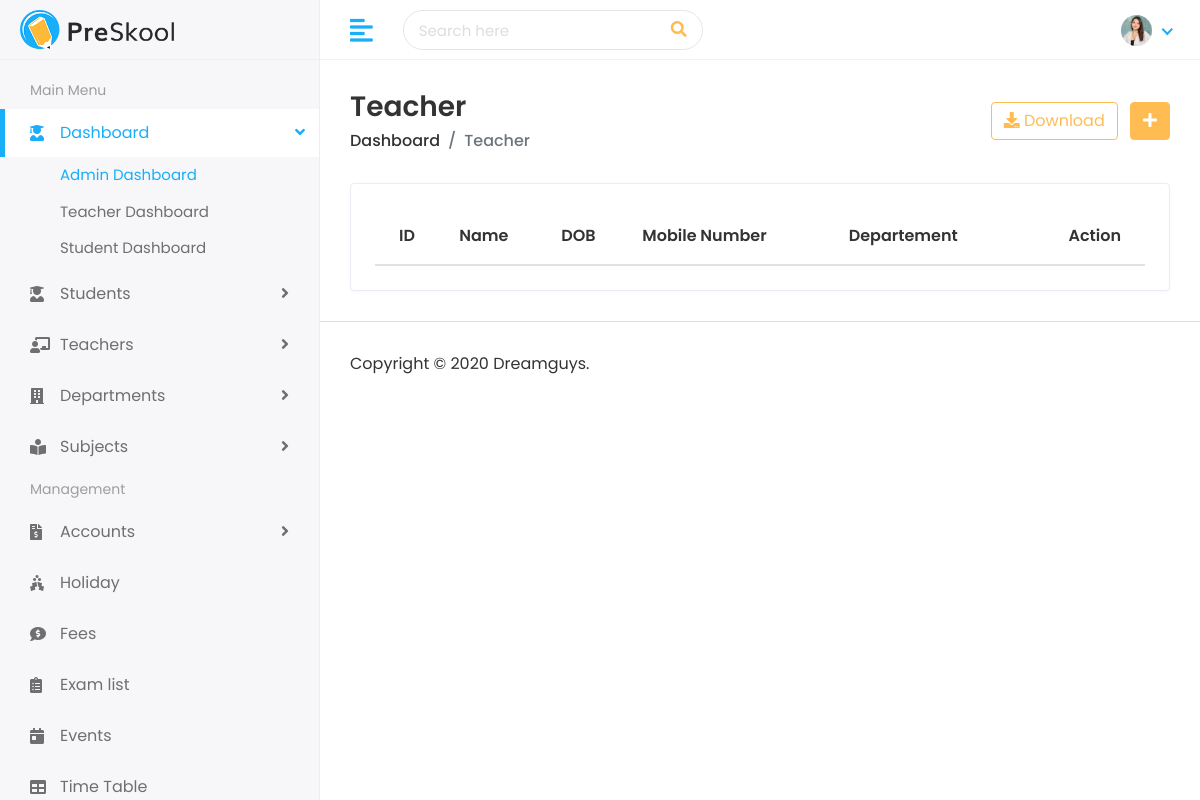
The app's page /teacher/teachers/, older data.
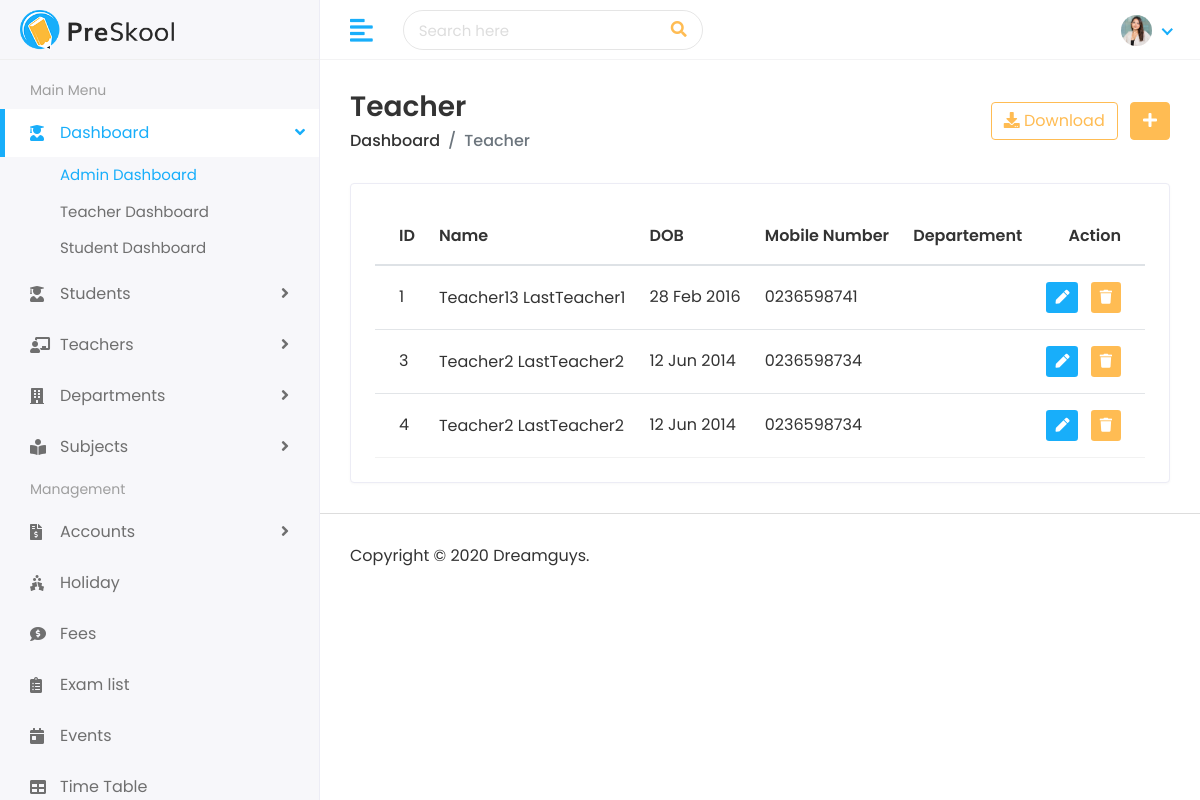
The same page, newer data.
### teacher/models.py (models this page shows, shortened)
class Teacher(models.Model):
    first_name = models.CharField(max_length=100)
    last_name = models.CharField(max_length=100)
    gender = models.CharField(max_length=10, choices=[('Male','Male'), ('Female','Female')])
    date_of_birth = models.DateField()
    joining_date = models.DateField()
    mobile_number = models.CharField(max_length=15)
    teacher_image = models.ImageField(upload_to='teachers/', blank=True)
    departement = models.ForeignKey(
        Departement,
        on_delete=models.SET_NULL,
        null=True,
        blank=True,
        related_name='teachers'
    )

### teacher/views.py (the view)
# urls.py: path('teachers/', views.teacher_list, name="teacher_list"),
def teacher_list(request):
    teacher_list = Teacher.objects.all()
    context = {'teacher_list' : teacher_list}
    return render(request, 'teachers/teachers.html', context)

### templates/teachers/teachers.html (shortened to what this page needs)
{% extends 'Home/base.html' %}
{% load static %}
{% block body %}
         <div class="page-wrapper">
            <div class="content container-fluid">
               <div class="page-header">
                  <div class="row align-items-center">
                     <div class="col">
                        <h3 class="page-title">Teacher</h3>
                        <ul class="breadcrumb">
                           <li class="breadcrumb-item"><a href="">Dashboard</a></li>
                           <li class="breadcrumb-item active">Teacher</li>
                        </ul>
                     </div>
                     <div class="col-auto text-right float-right ml-auto">
                        <a href="#" class="btn btn-outline-primary mr-2"><i class="fas fa-download"></i> Download</a>
                        <a href="{% url 'add_teacher' %}" class="btn btn-primary"><i class="fas fa-plus"></i></a>
                     </div>
                  </div>
               </div>
               <div class="row">
                  <div class="col-sm-12">
                     <div class="card card-table">
                        <div class="card-body">
                           <div class="table-responsive">
                              <table class="table table-hover table-center mb-0 datatable">
                                 <thead>
                                    <tr>
                                       <th>ID</th>
                                       <th>Name</th>
                                       <th>DOB</th>
                                       <th>Mobile Number</th>
                                       <th>Departement</th>
                                       <th class="text-right">Action</th>
                                    </tr>
                                 </thead>
                                 <tbody>
                                    {% for teacher in teacher_list %}
                                    <tr>
                                       <td>{{ teacher.id}}</td>
                                       <td>
                                          <h2 class="table-avatar">
                                             <a href="{% url 'view_teacher' teacher.id %}">{{ teacher.first_name }} {{ teacher.last_name}}</a>
                                          </h2>
                                       </td>
                                       <td>{{ teacher.date_of_birth|date:"d M Y" }}</td>
                                       <td>{{ teacher.mobile_number }}</td>
                                       <td>{{ teacher.departement.name }}</td>
                                       <td class="text-right">
                                          <div class="actions">
                                             <a href="{% url 'edit_teacher' teacher.id %}" class="btn btn-sm bg-success-light mr-2">
                                                 <i class="fas fa-pen"></i>
                                             </a>
                                             <form action="{% url 'delete_teacher' teacher.id %}" method="POST" style="display:inline;">
                                                 <button type="submit" class="btn btn-sm bg-danger-light" onclick="return confirm('Are you sure you want to delete this teacher?');">
                                                     <i class="fas fa-trash"></i>
                                                 </button>
                                             </form>
                                         </div>
                                       </td>
                                    </tr>
                                    {% endfor %}
                                 </tbody>
                              </table>
                           </div>
                        </div>
                     </div>
                  </div>
               </div>
            </div>
            <footer>
               <p>Copyright © 2020 Dreamguys.</p>
            </footer>
         </div>
      </div>
   </body>
</html>
{% endblock %}

### templates/Home/base.html (shortened to what this page needs)
{% load static %}
<!DOCTYPE html>
<html lang="en">
   <head>
      <link rel="stylesheet" href="{%static 'assets/plugins/bootstrap/css/bootstrap.min.css' %}">
      <link rel="stylesheet" href="{%static 'assets/plugins/fontawesome/css/fontawesome.min.css' %}">
      <link rel="stylesheet" href="{%static 'assets/plugins/fontawesome/css/all.min.css' %}">
      <link rel="stylesheet" href="{%static 'assets/css/style.css' %}">
   </head>
   <body>
      <div class="main-wrapper">
         <div class="header">
            <div class="header-left">
               <a href="index.html" class="logo">
               <img src="{%static 'assets/img/logo.png' %}" alt="Logo">
               </a>
            </div>
            <a href="javascript:void(0);" id="toggle_btn">
            <i class="fas fa-align-left"></i>
            </a>
            <div class="top-nav-search">
               <form>
                  <input type="text" class="form-control" placeholder="Search here">
                  <button class="btn" type="submit"><i class="fas fa-search"></i></button>
               </form>
            </div>
            <ul class="nav user-menu">
               <li class="nav-item dropdown noti-dropdown">
                  <a href="#" class="dropdown-toggle nav-link" data-toggle="dropdown">
                  </a>
               </li>
               <li class="nav-item dropdown has-arrow">
                  <a href="#" class="dropdown-toggle nav-link" data-toggle="dropdown">
                  <span class="user-img"><img class="rounded-circle" src="{%static 'assets/img/profiles/avatar-01.jpg'%}" width="31" alt="Ryan Taylor"></span>
                  </a>
               </li>
            </ul>
         </div>
         <div class="sidebar" id="sidebar">
            <div class="sidebar-inner slimscroll">
               <div id="sidebar-menu" class="sidebar-menu">
                  <ul>
                     <li class="menu-title">
                        <span>Main Menu</span>
                     </li>
                     <li class="submenu active">
                        <a href="#"><i class="fas fa-user-graduate"></i> <span> Dashboard</span> <span class="menu-arrow"></span></a>
                        <ul>
                           <li><a href="{% url 'admin_dashboard' %}" class="active">Admin Dashboard</a></li>
                           <li><a href="{% url 'teacher_dashboard' %}">Teacher Dashboard</a></li>
                           <li><a href="">Student Dashboard</a></li>
                        </ul>
                     </li>
                     <li class="submenu">
                        <a href="#"><i class="fas fa-user-graduate"></i> <span> Students</span> <span class="menu-arrow"></span></a>
                     </li>
                     <li class="submenu">
                        <a href="#"><i class="fas fa-chalkboard-teacher"></i> <span> Teachers</span> <span class="menu-arrow"></span></a>
                     </li>
                     <li class="submenu">
                        <a href="#"><i class="fas fa-building"></i> <span> Departments</span> <span class="menu-arrow"></span></a>
                     </li>
                     <li class="submenu">
                        <a href="#"><i class="fas fa-book-reader"></i> <span> Subjects</span> <span class="menu-arrow"></span></a>
                     </li>
                     <li class="menu-title">
                        <span>Management</span>
                     </li>
                     <li class="submenu">
                        <a href="#"><i class="fas fa-file-invoice-dollar"></i> <span> Accounts</span> <span class="menu-arrow"></span></a>
                     </li>
                     <li>
                        <a href="holiday.html"><i class="fas fa-holly-berry"></i> <span>Holiday</span></a>
                     </li>
                     <li>
                        <a href="fees.html"><i class="fas fa-comment-dollar"></i> <span>Fees</span></a>
                     </li>
                     <li>
                        <a href="exam.html"><i class="fas fa-clipboard-list"></i> <span>Exam list</span></a>
                     </li>
                     <li>
                        <a href="event.html"><i class="fas fa-calendar-day"></i> <span>Events</span></a>
                     </li>
                     <li>
                        <a href="time-table.html"><i class="fas fa-table"></i> <span>Time Table</span></a>
                     </li>
                  </ul>
               </div>
            </div>
         </div>
         {% block body %}
         {% endblock %}
  </body>
  </html>

Row changes from the older to the newer data that the page shows:
added Teacher: id "1", first_name "Teacher13", last_name "LastTeacher1", date_of_birth "28 Feb 2016", mobile_number "0236598741"
added Teacher: id "3", first_name "Teacher2", last_name "LastTeacher2", date_of_birth "12 Jun 2014", mobile_number "0236598734"
added Teacher: id "4", first_name "Teacher2", last_name "LastTeacher2", date_of_birth "12 Jun 2014", mobile_number "0236598734"
